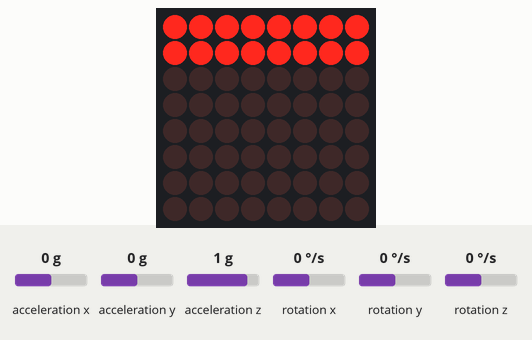
A program run on a simulated ESP32. Parts: 8×8 LED matrix. The test bench sets the inputs (shaded band); at power-on: acceleration y 0 g, acceleration x 0 g, acceleration z 1 g, rotation x 0 °/s, rotation y 0 °/s, rotation z 0 °/s. What the program prints to the serial monitor is not drawn.

Above: at 1.2 s.
1.3 s: acceleration y set to -0.8 g
At 3.4 s:
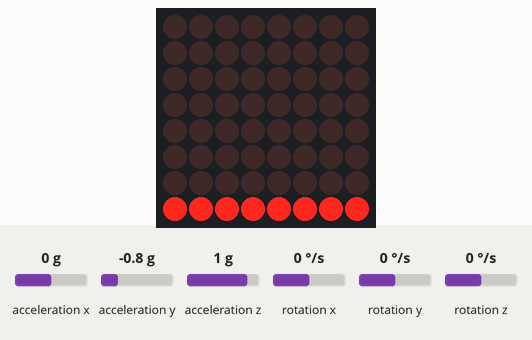
4.1 s: acceleration x set to -0.8 g
At 4.55 s:
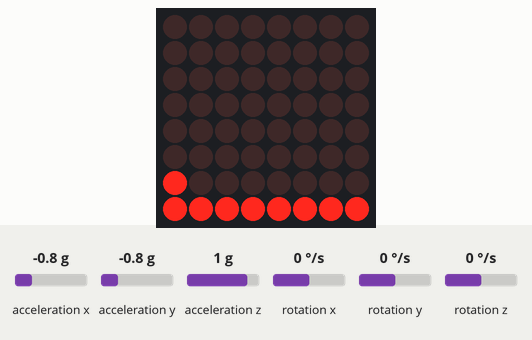
6.8 s: acceleration y set to 0.1 g
At 9.0 s:
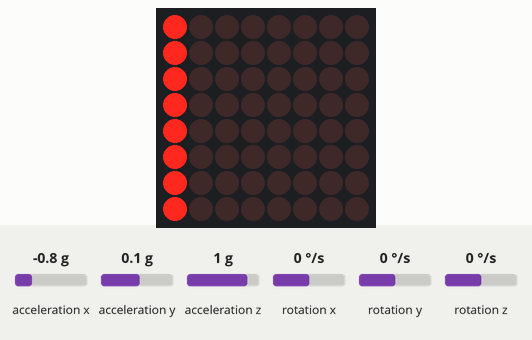
9.3 s: acceleration x set to 0 g
At 9.93 s:
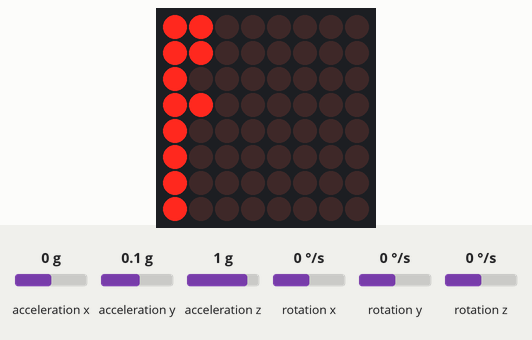
11.8 s: acceleration y set to -0.1 g
At 12.15 s:
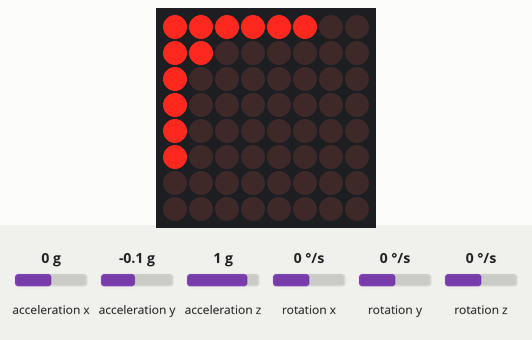
14.7 s: acceleration y set to -1.4 g
At 14.95 s:
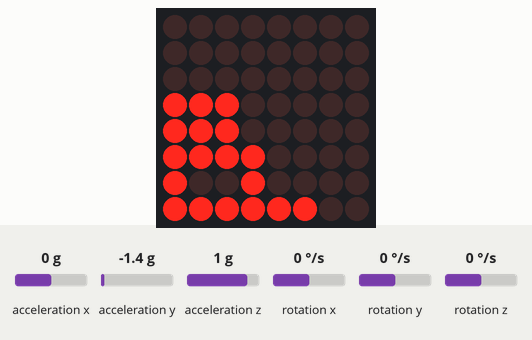
Timing chart, 0 to 17.7 s (numbered marks = the images above; inputs shaded):
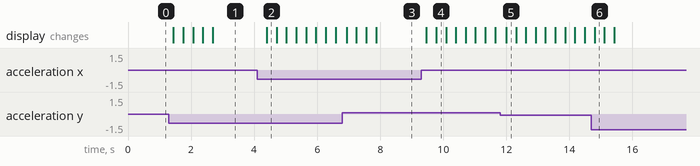

Measured:
- after the input at 1.3 s, the display: first changes after 0.14 s (image 1 shows a later state)
- after the input at 4.1 s, the display: changes after 0.30 s (image 2)
- after the input at 11.8 s, the display: changes after 0.20 s (image 5)
- after the input at 14.7 s, the display: changes after 0.10 s (image 6)

The program:

main.cpp
```cpp
// ——— Includes & Defines ———
#include <Arduino.h>
#include <Wire.h>
#include <SPI.h>
#include <MD_MAX72XX.h>
#include <MPU6050.h>
#include "Flip.h"                // FLIP sim implementation

#define HARDWARE_TYPE MD_MAX72XX::FC16_HW
#define MAX_DEVICES   1
#define CS_PIN        5           // CS pin for matrix

// ——— Simulation Parameters ———
static constexpr int   CELLS         = 20;
static constexpr int   MAX_PARTICLES = 100;
static constexpr float DOMAIN_W      = 1.0f;
static constexpr float DOMAIN_H      = 1.0f;
static constexpr float SPACING       = DOMAIN_W / (CELLS - 1);
static constexpr float PAR_RADIUS    = SPACING * 0.3f;

// ——— Hardware objects ———
MD_MAX72XX matrix(HARDWARE_TYPE, CS_PIN, MAX_DEVICES);
MPU6050    mpu;
Flip fluid(
  /*density=*/     1000.0f,
  /*width=*/       DOMAIN_W,
  /*height=*/      DOMAIN_H,
  /*spacing=*/     SPACING,
  /*par_radius=*/  PAR_RADIUS,
  /*maxParticles=*/MAX_PARTICLES
);

// Seed particles in the top-left block
void seedParticles() {
  fluid.setParticleCount(MAX_PARTICLES);
  int cols = 5, rows = 20;
  for (int j = 0; j < rows; ++j) {
    for (int i = 0; i < cols; ++i) {
      int idx = j*cols + i;
      fluid.setParticlePos(idx,
        SPACING * i,
        SPACING * j
      );
    }
  }
}

void setup() {
  Serial.begin(115200);
  Wire.begin(21, 22);         // SDA → 21, SCL → 22

  // init MPU6050
  mpu.initialize();
  if (!mpu.testConnection()) {
    Serial.println("MPU6050 failed to start!");
    while (1) { delay(1000); }
  }
  Serial.println("MPU6050 OK");

  // init matrix
  matrix.begin();
  matrix.control(MD_MAX72XX::INTENSITY, 5);
  matrix.clear();

  // init sim
  fluid.setup();
  seedParticles();
}

void loop() {
  // —— 1) simulate one frame ——
  static unsigned long prevMicros = micros();
  unsigned long now = micros();
  float dt = (now - prevMicros) * 1e-6f;
  prevMicros = now;
  if (dt > 1.0f/30.0f) dt = 1.0f/30.0f;

  // —— 2) read tilt from MPU6050 ——
  int16_t ax, ay, az;
  mpu.getAcceleration(&ax, &ay, &az);
  // Convert raw to m/s² (assuming default ±2 g and 16 384 LSB/g):
  float gy = (float)ax / 16384.0f * 9.81f;
  float gx = -(float)ay / 16384.0f * 9.81f;
  //    gx = -gx; gy = -gy;

  // —— 3) run FLIP with real gravity ——
  fluid.simulate(
    gx, gy, dt,
    /*flipRatio=*/     0.8f,
    /*pressureIters=*/ 2,
    /*particleIters=*/ 2,
    /*overRelaxation=*/1.9f,
    /*compensateDrift=*/true
  );

  matrix.setPoint(0, 1, true);

  // —— 4) draw onto the 8×8 matrix ——
  matrix.clear();
  int count = fluid.getParticleCount();
  for (int i = 0; i < count; ++i) {
    float fx = fluid.getParticleX(i);
    float fy = fluid.getParticleY(i);
    int x = constrain(int(fx * 8), 0, 7);
    int y = constrain(int((1.0f - fy) * 8), 0, 7);
    matrix.setPoint(x, y, true);
  }
  matrix.update();

  delay(33);
}
```

Flip.cpp
```cpp
#include "Flip.h"
#include <iostream>
#include <cmath>
#include <Arduino.h>

Flip::Flip(float density,
           int width,
           int height,
           float spacing,
           float par_radius,
           int maxParticles)
  : density_(density),
    x_cells_(int(std::floor(width  / spacing)) + 1),
    y_cells_(int(std::floor(height / spacing)) + 1),
    cell_num_(x_cells_ * y_cells_),
    cell_size_(std::max(width/(float)x_cells_, height/(float)y_cells_)),

    maxParticles_(maxParticles),
    p_num_(0),
    p_pos_(2*maxParticles_, 0.0f),
    p_vel_(2*maxParticles_, 0.0f),

    par_radius_(par_radius),
    // par_spacing_ must wait until after par_radius_ is set:
    par_spacing_(2.2f * par_radius_),

    // we'll size the bucket‐vectors below in the constructor body:
    p_x(0), p_y(0), pcell_num(0),

    // MAC‐grid vectors—we know their size from cell_num_:
    x(cell_num_, 0.0f),
    y(cell_num_, 0.0f),
    dx(cell_num_, 0.0f),
    dy(cell_num_, 0.0f),
    prev_x(cell_num_, 0.0f),
    prev_y(cell_num_, 0.0f),
    solid(cell_num_, 1.0f),
    cell_type(cell_num_, AIR_CELL),
    p_density(cell_num_, 0.0f),
    rest_density(0.0f),
    p(cell_num_, 0.0f)          // << add this
{
    // ── now that par_spacing_ is valid, build our particle‐bucket (hash) grid ──
    p_x       = int(std::floor(width  / par_spacing_)) + 1;
    p_y       = int(std::floor(height / par_spacing_)) + 1;
    pcell_num = p_x * p_y;

    per_cell   .assign(pcell_num,      0);
    first_cell .assign(pcell_num + 1,  0);
    cellpar_id .assign(maxParticles_,   0);

    // mark solid boundaries (walls) in the MAC grid:
    for (int i = 0; i < x_cells_; ++i) {
        for (int j = 0; j < y_cells_; ++j) {
            int idx = i * y_cells_ + j;
            if (i == 0 || i == x_cells_-1 || j == 0 || j == y_cells_-1) {
                solid[idx]    = 0.0f;
                cell_type[idx] = SOLID_CELL;
            }
        }
    }
}


float Flip::clamp(float v, float lo, float hi) {
  if (v < lo) return lo;
  if (v > hi) return hi;
  return v;
}

void Flip::setParticleCount(int n)
{
    p_num_ = std::min(n, maxParticles_);
}

void Flip::setParticlePos(int i, float px, float py) {
    if (i < 0 || i >= p_num_) return;
    p_pos_[2*i  ] = px;
    p_pos_[2*i+1] = py;
}

int   Flip::getParticleCount() const { return p_num_; }
float Flip::getParticleX(int i) const { return p_pos_[2*i]; }
float Flip::getParticleY(int i) const { return p_pos_[2*i+1]; }

int Flip::getGridWidth() const {return x_cells_;}
int Flip::getGridHeight() const {return y_cells_;}


// gravity + simple Euler‐push
void Flip::gravity(float gx, float gy, float dt) {
    for (int i = 0; i < p_num_; ++i) {
        p_vel_[2*i  ] += gx * dt;
        p_vel_[2*i+1] += gy * dt;
        p_pos_[2*i  ] += p_vel_[2*i  ] * dt;
        p_pos_[2*i+1] += p_vel_[2*i+1] * dt;
    }
}

// bounce off the domain walls
void Flip::particleCollision() {
    float minX = par_radius_, maxX = 1.0f - par_radius_;
    float minY = par_radius_, maxY = 1.0f - par_radius_;

    for (int i = 0; i < p_num_; ++i) {
        float &px = p_pos_[2*i], &py = p_pos_[2*i+1];
        float &vx = p_vel_[2*i], &vy = p_vel_[2*i+1];
        if (px < minX) { px = minX; vx = 0; }
        if (px > maxX) { px = maxX; vx = 0; }
        if (py < minY) { py = minY; vy = 0; }
        if (py > maxY) { py = maxY; vy = 0; }
    }
}

// fill per_cell, prefix‐sum into first_cell, then flatten into cellpar_id
void Flip::particle_grid(int iters) {
    std::fill(per_cell.begin(), per_cell.end(), 0);

    for (int i = 0; i < p_num_; ++i) {
        float fx = p_pos_[2*i]   / par_spacing_;
        float fy = p_pos_[2*i+1] / par_spacing_;
        int   ix = clamp(int(std::floor(fx)), 0, p_x-1);
        int   iy = clamp(int(std::floor(fy)), 0, p_y-1);
        per_cell[ix * p_y + iy]++;
    }

    int sum = 0;
    for (int c = 0; c < pcell_num; ++c) {
        sum += per_cell[c];
        first_cell[c] = sum;

    }
    first_cell[pcell_num] = sum;

    for (int i = 0; i < p_num_; ++i) {
        float fx = p_pos_[2*i]   / par_spacing_;
        float fy = p_pos_[2*i+1] / par_spacing_;
        int   ix = clamp(int(std::floor(fx)), 0, p_x-1);
        int   iy = clamp(int(std::floor(fy)), 0, p_y-1);
        int   idx = ix * p_y + iy;
        first_cell[idx]--;
        cellpar_id[first_cell[idx]] = i;
    }


    // simple particle‐separation pass (repel close neighbors)
    float minDist = 2.0f * par_radius_;
    for (int iter = 0; iter < iters; ++iter) {
        for (int i = 0; i < p_num_; ++i) {
            float px = p_pos_[2*i], py = p_pos_[2*i+1];
            int ix = clamp(int(std::floor(px / par_spacing_)), 0, p_x-1);
            int iy = clamp(int(std::floor(py / par_spacing_)), 0, p_y-1);
            for (int dx = -1; dx <= 1; ++dx) {
                for (int dy = -1; dy <= 1; ++dy) {
                    int cx = clamp(ix+dx, 0, p_x-1);
                    int cy = clamp(iy+dy, 0, p_y-1);
                    int start = first_cell[cx*p_y + cy];
                    int end   = first_cell[cx*p_y + cy + 1];
                    for (int k = start; k < end; ++k) {
                        int j = cellpar_id[k];
                        if (j == i) continue;
                        float qx = p_pos_[2*j], qy = p_pos_[2*j+1];
                        float dx = qx - px, dy = qy - py;
                        float dist = std::sqrt(dx*dx + dy*dy);
                        if (dist == 0 || dist > minDist) continue;
                        float s = 0.5f*(minDist - dist)/dist;
                        p_pos_[2*i]   -= dx*s;
                        p_pos_[2*i+1] -= dy*s;
                        p_pos_[2*j]   += dx*s;
                        p_pos_[2*j+1] += dy*s;
                    }
                }
            }
        }
    }
}

void Flip::velocity_grid(bool toGrid, float flipRatio) {
    int nX = x_cells_, nY = y_cells_, N = cell_num_;
    float h = cell_size_, h2 = 0.5f*h;


    if (toGrid) {
        prev_x = x;  prev_y = y;
        std::fill(x.begin(), x.end(), 0.0f);
        std::fill(y.begin(), y.end(), 0.0f);
        std::fill(dx.begin(), dx.end(), 0.0f);
        std::fill(dy.begin(), dy.end(), 0.0f);

        // mark solid vs air
        for (int c = 0; c < N; ++c)
            cell_type[c] = (solid[c] == 0.0f ? SOLID_CELL : AIR_CELL);
        // any cell with a particle → FLUID_CELL
        for (int p = 0; p < p_num_; ++p) {
            float px = p_pos_[2*p], py = p_pos_[2*p+1];
            int i = clamp(int(px/h), 0, x_cells_-1);
            int j = clamp(int(py/h), 0, y_cells_-1);
            int c = i*nY + j;
            if (cell_type[c] == AIR_CELL) cell_type[c] = FLUID_CELL;
        }
    }

    for (int comp = 0; comp < 2; ++comp) {
        float offX = comp==0 ? 0.0f : h2;
        float offY = comp==0 ? h2  : 0.0f;
        auto &gridV = (comp==0 ? x : y);
        auto &prevV = (comp==0 ? prev_x : prev_y);
        auto &weight = (comp==0 ? dx : dy);

        for (int p = 0; p < p_num_; ++p) {
            ///std::cout << "!!!!!" << p_pos_[2*p]  << "     !!!!!" << p_pos_[2*p+1] << "\n";
            float px = clamp(p_pos_[2*p]   , h, (x_cells_-1)*h);
            float py = clamp(p_pos_[2*p+1] , h, (y_cells_-1)*h);
            /// std::cout << "!!!! h: " << h << "    !!!!! x: " << (x_cells_-1)*h << "     !!!!! y: " << (x_cells_-1)*h <<"\n";
            /// std::cout << "px: " << px << "    py: " << py << "\n";
            float fx = (px - offX)/h, fy = (py - offY)/h;

            /// std::cout << fx << " " << fy << "\n";
            /// std::cout << px << " " << offX << "\n";
            /// std::cout << py << " " << offY << "\n";

            int i0 = std::min(int(std::floor(fx)), x_cells_-2),
                j0 = std::min(int(std::floor(fy)), y_cells_-2);

            float tx = fx - i0, ty = fy - j0;
            int i1 = i0+1, j1 = j0+1;
            float w00 = (1-tx)*(1-ty), w10 = tx*(1-ty),
                  w11 = tx*ty,       w01 = (1-tx)*ty;
            int c00 = i0*nY + j0, c10 = i1*nY + j0,
                c11 = i1*nY + j1, c01 = i0*nY + j1;


            int stride = (comp == 0 ? nY : 1);

           /// std::cout << i0 << " " << nY << " " << j0 << " " << stride << "\n";

///             if (c00 < stride || c00 - stride >= cell_num_) {
///                 Serial.printf("OOB neighbor: c00=%d stride=%d\n", c00, stride);
/// }


            if (toGrid) {
                float pv = p_vel_[2*p+comp];
                gridV[c00] += pv*w00; weight[c00] += w00;
                gridV[c10] += pv*w10; weight[c10] += w10;
                gridV[c11] += pv*w11; weight[c11] += w11;
                gridV[c01] += pv*w01; weight[c01] += w01;
            } else {
                int stride = comp==0 ? nY : 1;
                float v00 = (cell_type[c00]!=AIR_CELL||cell_type[c00-stride]!=AIR_CELL)?w00:0;
                float v10 = (cell_type[c10]!=AIR_CELL||cell_type[c10-stride]!=AIR_CELL)?w10:0;
                float v11 = (cell_type[c11]!=AIR_CELL||cell_type[c11-stride]!=AIR_CELL)?w11:0;
                float v01 = (cell_type[c01]!=AIR_CELL||cell_type[c01-stride]!=AIR_CELL)?w01:0;
                float sum = v00+v10+v11+v01;

                if (sum<=0) continue;
                float oldV = p_vel_[2*p+comp];
                float picV = (v00*gridV[c00] + v10*gridV[c10]
                            + v11*gridV[c11] + v01*gridV[c01]) / sum;
                float corr = ( v00*(gridV[c00]-prevV[c00])
                            + v10*(gridV[c10]-prevV[c10])
                            + v11*(gridV[c11]-prevV[c11])
                            + v01*(gridV[c01]-prevV[c01]) ) / sum;
                p_vel_[2*p+comp] = (1-flipRatio)*picV + flipRatio*(oldV + corr);
                // std::cout << flipRatio << "\n";
                // std::cout << picV << "\n";
                // std::cout << oldV << "\n";
                // std::cout << corr << "\n";
                // std::cout << (1-flipRatio)*picV + flipRatio*(oldV + corr) << "\n";


            }
            ///std::cout << "\n";
        }

        if (toGrid) {
            // normalize
            for (int c = 0; c < N; ++c)
                if (weight[c]>0) gridV[c] /= weight[c];
            // enforce no-slip
            for (int i = 0; i < x_cells_; ++i)
            for (int j = 0; j < y_cells_; ++j) {
                int c = i*nY + j;
                bool solidCell = cell_type[c]==SOLID_CELL;
                if (solidCell || (i>0 && cell_type[c-nY]==SOLID_CELL)) x[c]=prev_x[c];
                if (solidCell || (j>0 && cell_type[c-1]==SOLID_CELL)) y[c]=prev_y[c];
            }
        }
    }
}


void Flip::solveIncompressibility(int numPressureIters,
                                  float dt,
                                  float overRelaxation,
                                  bool compensateDrift) {
    int nY = y_cells_;
    int nX = x_cells_;
    int N = cell_num_;

    // 1. Clear pressure and save old velocities
    std::fill(p.begin(), p.end(), 0.0f);
    prev_x = x;
    prev_y = y;

    // 2. Pressure scale factor (matches JavaScript cp)
    float cp = density_ * cell_size_ / dt;

    // 3. Gauss–Seidel iterations
    for (int iter = 0; iter < numPressureIters; ++iter) {
        for (int i = 1; i < nX - 1; ++i) {
            for (int j = 1; j < nY - 1; ++j) {
                int c = i * nY + j;
                if (cell_type[c] != FLUID_CELL) continue;

                // Neighbor indices
                int left  = (i - 1) * nY + j;
                int right = (i + 1) * nY + j;
                int down  = i * nY + (j - 1);
                int up    = i * nY + (j + 1);

                // Solid mask (0 = solid, 1 = fluid)
                float s0 = solid[left];
                float s1 = solid[right];
                float s2 = solid[down];
                float s3 = solid[up];
                float denom = s0 + s1 + s2 + s3;

                if (denom == 0.0f) continue; // fully solid cell, skip

                // Velocity divergence
                float div = (x[right] - x[c]) + (y[up] - y[c]);

                // Optional: compensate for density drift
                if (compensateDrift && rest_density > 0.0f) {
                    float comp = p_density[c] - rest_density;
                    if (comp > 0.0f) div -= comp;
                }

                // Pressure correction
                float deltaP = -div / denom;
                deltaP *= overRelaxation;

                // Accumulate into pressure field (scaled like JS)
                p[c] += cp * deltaP;

                // Apply correction to velocities
                x[c]     -= s0 * deltaP;
                x[right] += s1 * deltaP;
                y[c]     -= s2 * deltaP;
                y[up]    += s3 * deltaP;
            }
        }
    }
}

void Flip::setup() {
    // already done in ctor, but you can reset walls here
}

void Flip::simulate(float gx, float gy, float dt,
                    float flipRatio,
                    int numPressureIters,
                    int numParticleIters,
                    float overRelaxation,
                    bool compensateDrift)
{
    gravity(gx, gy, dt);
    particle_grid(numParticleIters);
    particleCollision();
    velocity_grid(true,  0.0f);
    solveIncompressibility(numPressureIters, dt, overRelaxation, compensateDrift);
    velocity_grid(false, flipRatio);


}
```

Flip.h
```cpp
#ifndef FLIP_H
#define FLIP_H

#include <vector>
#include <algorithm>  // for std::clamp
#include <cmath>      // for std::floor, std::sqrt

// Cell‐type constants:
static constexpr int FLUID_CELL = 0;
static constexpr int AIR_CELL   = 1;
static constexpr int SOLID_CELL = 2;

class Flip {
public:
    Flip(float density,
         int width,
         int height,
         float spacing,
         float par_radius,
         int maxParticles);

    void setParticleCount(int n);
    void setParticlePos(int i, float x, float y);
    int   getParticleCount() const;
    float getParticleX(int i) const;
    float getParticleY(int i) const;

    void setup();
    void simulate(float gx, float gy, float dt,
                  float flipRatio,
                  int numPressureIters,
                  int numParticleIters,
                  float overRelaxation,
                  bool compensateDrift);

    int getGridWidth() const;
    int getGridHeight() const;

private:
    void gravity(float gx, float gy, float dt);
    void particleCollision();
    void particle_grid(int iters);
    void velocity_grid(bool toGrid, float flipRatio);
    void solveIncompressibility(int numIters, float dt,
                                float overRelaxation,
                                bool compensateDrift);
    float clamp(float v, float lo, float hi);


    // MAC grid
    float               density_;
    int                 x_cells_, y_cells_, cell_num_;
    float               cell_size_;

    // Particles
    int                 maxParticles_;
    int                 p_num_;
    std::vector<float>  p_pos_;
    std::vector<float>  p_vel_;

    // Spacing
    float               par_radius_;
    float               par_spacing_;

    // Bucket‐grid
    int                 p_x, p_y, pcell_num;
    std::vector<int>    per_cell;
    std::vector<int>    first_cell;
    std::vector<int>    cellpar_id;

    // MAC‐grid arrays
    std::vector<float>  x, y, dx, dy, prev_x, prev_y, solid;
    std::vector<int>    cell_type;

    // Density
    std::vector<float>  p_density;
    float               rest_density;

    std::vector<float> p;
};

#endif // FLIP_H
```
